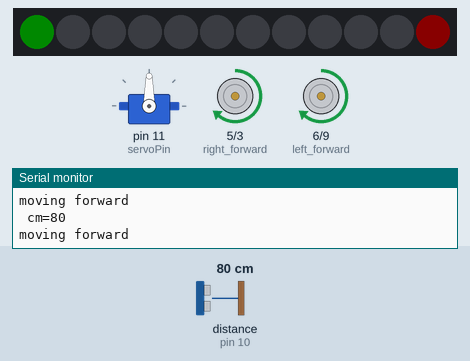
This sketch was run on a simulated Arduino Uno, built with avr-gcc and run on an emulated ATmega328P. Shown: 12 RGB LEDs in strip order, left to right, servo, motor-driver pin pairs drawn as motors (green arrow = first pin HIGH = forward, orange = second pin HIGH = backward, longer = more drive), the last lines printed to the serial monitor. Wiring (inferred from the names in the program): ultrasonic range finder: trigger pin 10; echo pin 10. The inputs (shaded band) are chosen by the test bench; at power-on: distance to the obstacle (sensor on pin 10) 80 cm. The echo pulse lasts 58.3 µs per cm; dim RGB values are drawn brighter than linear.

Above: at 2.2 s.
2.3 s: distance to the obstacle (sensor on pin 10) set to 12 cm
At 3.3 s:
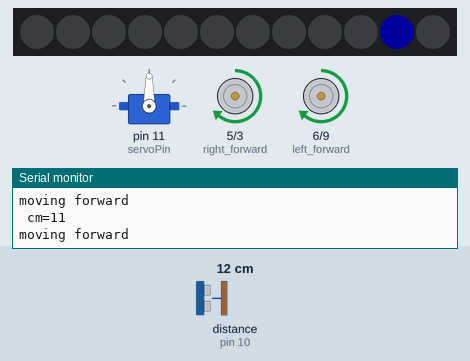
3.8 s: distance to the obstacle (sensor on pin 10) set to 9 cm
At 4.7 s:
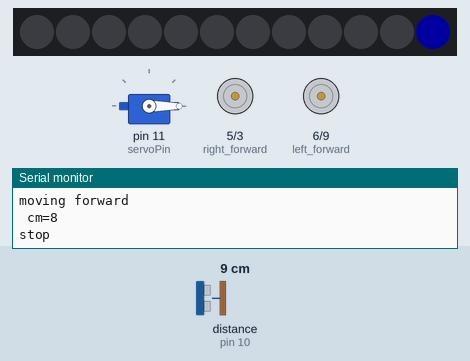
6.8 s: distance to the obstacle (sensor on pin 10) set to 2 cm
At 7.9 s:
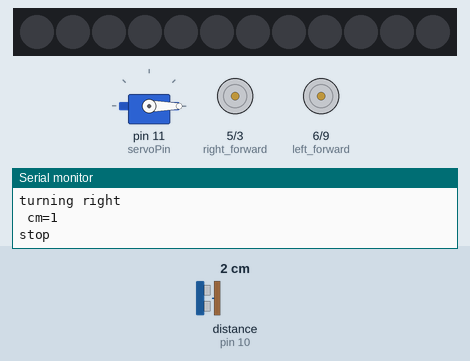
9.8 s: distance to the obstacle (sensor on pin 10) set to 18 cm
At 11.7 s:
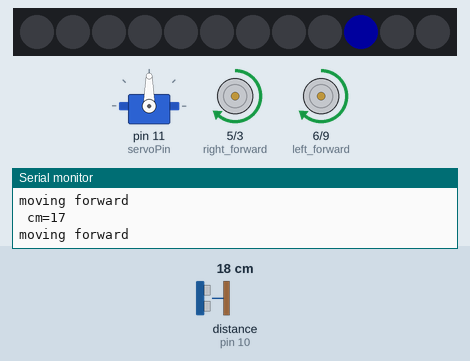
12.0 s: distance to the obstacle (sensor on pin 10) set to 4 cm
At 13.9 s:
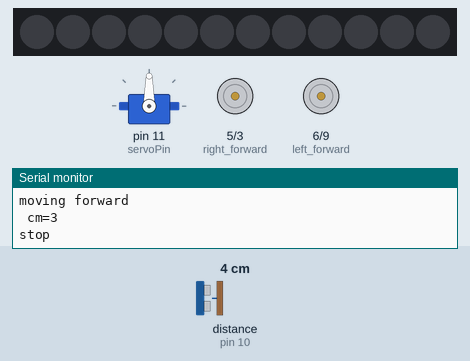
Timing chart, 0 to 16.0 s (numbered marks = the images above; inputs shaded):
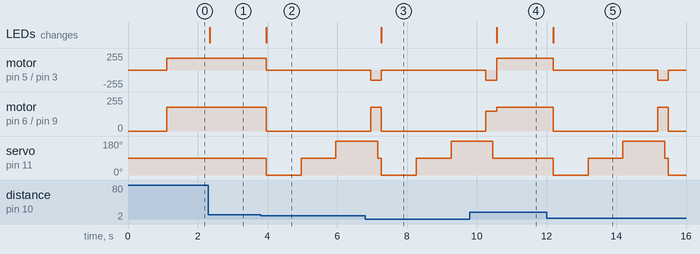

The sketch:

robot_ping_led_10.ino
```cpp
#include <Servo.h>
#include <Adafruit_NeoPixel.h>
// the pin that the servo is on
const int servoPin = 11;
// ping sensor
const int pingPin = 10;
const int ledPin = 12; // the pin that the LED strip is on
const int numberPixels = 12;

int dist_in_cm = 120;
Servo myservo;  // create servo object to control a servo
int servoInitPos = 90;    // variable to store the servo position
// This LED strip is used for distance feedback
// The closer we get to an object in front of us, the further up the blue pixel is on

Adafruit_NeoPixel strip = Adafruit_NeoPixel(numberPixels, ledPin, NEO_GRB + NEO_KHZ800);

int old_strip_index = 0;
int new_strip_index = 0;
int power_turn_level = 150; /* full power on turns */

// adjust these till the robot goes streight to compensate for motor differences
int power_forward_right = 180; /* half power on turns */
int power_forward_left = 180; /* half power on turns */

// motor pins.  Note that only pins 2,5,6, 9 and 10 can be used for pwm
int right_forward = 5;
int right_reverse = 3;
int left_forward = 6;
int left_reverse = 9;

// try this time to make a right turn just above 90 degrees
int delay_time_ninty_turn = 200;
// if we are under this distance, make a turn
int cm_for_turn = 10;
int delay_time_forward = 100;
int look_delay = 1000;

void setup() {
  Serial.begin(9600);

  strip.begin();
  // make the front pixel red
  strip.setPixelColor(numberPixels - 1, 10, 0, 0);
  // make the back pixel green
  strip.setPixelColor(0, 0, 10, 0);
  strip.show();

  pinMode(pingPin, INPUT);

  pinMode(right_forward, OUTPUT);
  pinMode(right_reverse, OUTPUT);
  pinMode(left_forward, OUTPUT);
  pinMode(left_reverse, OUTPUT);
  // turn all off
  digitalWrite(right_forward, LOW);
  digitalWrite(right_reverse, LOW);
  digitalWrite(left_forward, LOW);
  digitalWrite(left_reverse, LOW);
  // for debugging
  // Serial.println('Start');
  myservo.attach(servoPin);  // attaches the servo on pin 11 to the servo object
  myservo.write(servoInitPos); // the servo scans from 0 to 180
  delay(1000); // wait to see that we are good to go
}

void loop() {
  myservo.write(servoInitPos);
  delay(100);

  // get the distance from the ping sensor in CM
  dist_in_cm = get_distance_cm();

  // we are counting 0 in the rear
  new_strip_index = numberPixels - (dist_in_cm / 5);

  // don't go over the max distance
  if (new_strip_index < 0) {
    new_strip_index = 0;
  }

  // only draw if there is a change
  if ( old_strip_index != new_strip_index) {
    // erase the old strip
     for (int i=0; i < numberPixels; i++)
        strip.setPixelColor(i, 0, 0, 0);
    // turn on new value to a light blue
     strip.setPixelColor(new_strip_index, 0, 0, 30);
     strip.show();
  };

  // if there is something in front, turn right
  if (dist_in_cm < cm_for_turn) {
      stop();
      // look left
      myservo.write(0);
      delay(look_delay);
      // look front
      myservo.write(90);
      delay(look_delay);
      // look right
      myservo.write(180);
      delay(look_delay);
      turn_right();
    } else {
      move_forward();
    }

  // Serial.print(" new=");
  // Serial.print(new_strip_index);

}

void turn_right() {
  Serial.println("turning right");
  analogWrite(right_forward, LOW);
  analogWrite(right_reverse, power_turn_level);
  analogWrite(left_forward, power_turn_level);
  analogWrite(left_reverse, LOW);
  delay(delay_time_ninty_turn);
}

void turn_left() {
  Serial.println("turning right");
  analogWrite(right_forward, LOW);
  analogWrite(right_reverse, power_turn_level);
  analogWrite(left_forward, power_turn_level);
  analogWrite(left_reverse, LOW);
  delay(delay_time_ninty_turn);
}

void stop() {
  Serial.println("stop");
  analogWrite(right_forward, LOW);
  analogWrite(right_reverse, LOW);
  analogWrite(left_forward, LOW);
  analogWrite(left_reverse, LOW);
}

void move_forward() {
  Serial.println("moving forward");
  analogWrite(right_forward, power_forward_right);
  analogWrite(right_reverse, LOW);
  analogWrite(left_forward, power_forward_left);
  analogWrite(left_reverse, LOW);
  delay(delay_time_forward);
}


int get_distance_cm()
{
  long duration, cm=0;
  pinMode(pingPin, OUTPUT);
  digitalWrite(pingPin, LOW);
  delayMicroseconds(2);
  digitalWrite(pingPin, HIGH);
  delayMicroseconds(5);
  digitalWrite(pingPin, LOW);
  // The same pin is used to read the signal from the PING))): a HIGH
  // pulse whose duration is the time (in microseconds) from the sending
  // of the ping to the reception of its echo off of an object.
  pinMode(pingPin, INPUT);
  duration = pulseIn(pingPin, HIGH);
  // convert the time into a distance
  cm = microsecondsToCentimeters(duration);
  Serial.print(" cm=");
  Serial.println(cm);
  return cm;
}

long microsecondsToCentimeters(long microseconds)
{
  // The speed of sound is 340 m/s or 29 microseconds per centimeter.
  // The ping travels out and back, so to find the distance of the
  // object we take half of the distance travelled.
  return microseconds / 29 / 2;
}
```

Measured:
- the behaviour switches between 11 and 10 cm on distance to the obstacle (sensor on pin 10) (found by bisection; images 1 and 2)
- after the input at 2.3 s, the LEDs: change at once (image 1)
- after the input at 3.8 s, motor on pin 5 (right_forward) / pin 3 (right_reverse), motor on pin 6 (left_forward) / pin 9 (left_reverse): forward 180/255 → stopped after 0.16 s; servo on pin 11 (servoPin): 90° → 0° after 0.16 s, → 90° 1.0 s later, → 180° 1.0 s later; the LEDs: change after 0.16 s (image 2)
- after the input at 6.8 s, the LEDs: change after 0.46 s (image 3)
- after the input at 9.8 s, servo on pin 11 (servoPin): goes on until 10.5 s, then stays 90°; the LEDs: change after 0.77 s (image 4)
- after the input at 12.0 s, motor on pin 5 (right_forward) / pin 3 (right_reverse): forward 180/255 → stopped after 0.19 s, → backward 150/255 3.0 s later, → stopped 0.30 s later; motor on pin 6 (left_forward) / pin 9 (left_reverse): forward 180/255 → stopped after 0.19 s, → forward 180/255 3.0 s later, → stopped 0.30 s later
